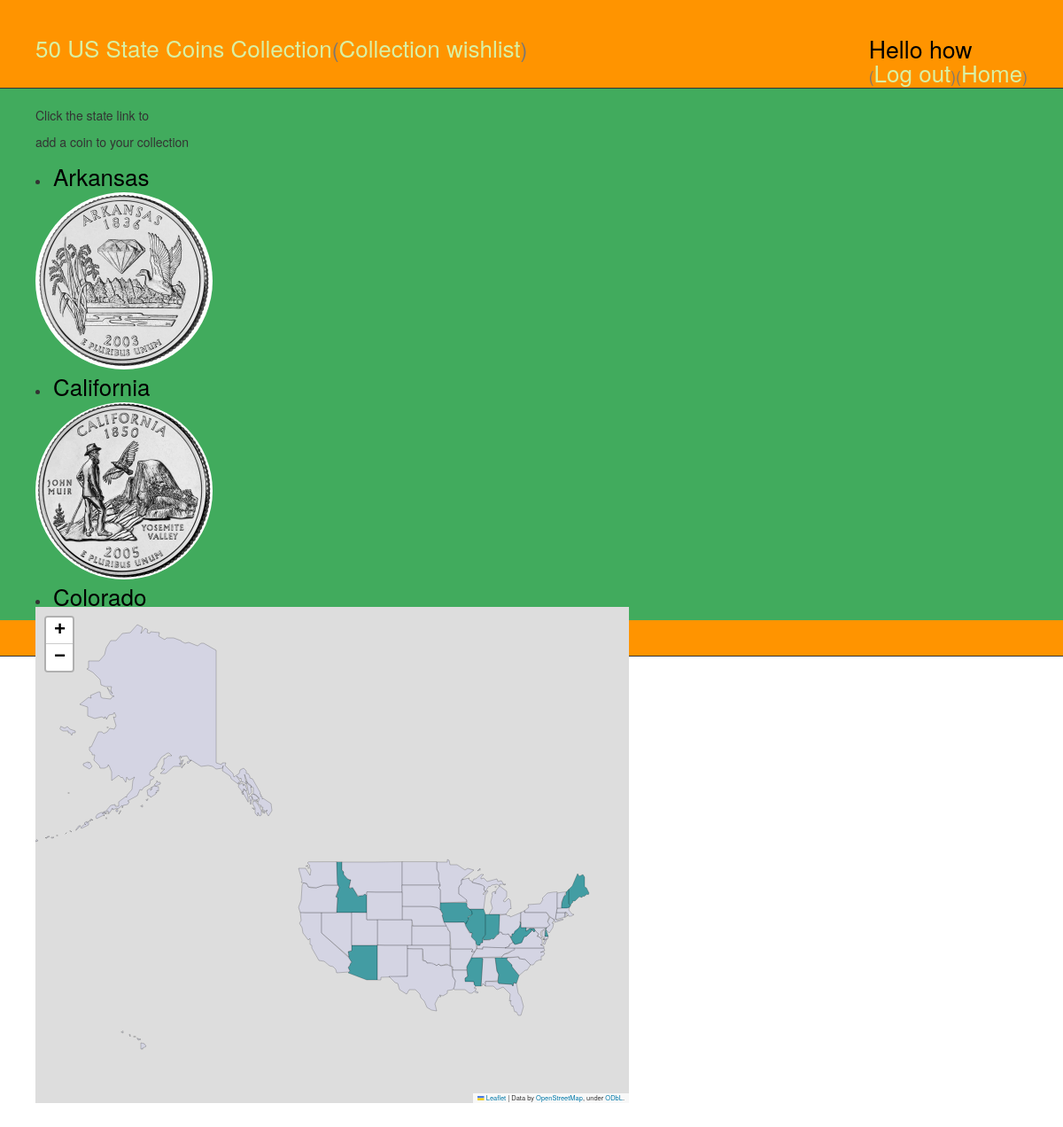
/user/16/wishlist (signed in), run on the app's committed database.
### statecoin50/models.py (models this page shows, shortened)
class Coin(models.Model):
    owner = models.ForeignKey('auth.User', default = 1)
    state = models.CharField(max_length = 250)
    stAbbr= models.CharField(max_length = 2)
    owned= models.BooleanField(default=False)
    dateOwned= models.DateField(blank= True, null=True)
    stImg=models.CharField(blank = True, max_length= 250)
    dates = models.CharField(blank = True, max_length = 250)
    details = models.CharField(blank= True, max_length = 500)

### statecoin50/views.py (the view)
# urls.py: url(r'^user/(?P<user_pk>\d+)/wishlist$', views.collection_wishlist, name='collection_wishlist'),
@login_required
def collection_wishlist(request, user_pk):
    user = User.objects.get(pk=user_pk)
    coins = Coin.objects.filter(owner = user).order_by('state')
    if not (coins):
        states_abbr = json.load(open('statecoin50/fixtures/us_states_abbr.json.txt'))
        f = open('statecoin50/fixtures/50sqReport.txt', 'rb').read()
        text = f.decode('utf-16')
        textn = text.replace('\n', '')
        state_dets = textn.split('\r')
        caseDetsLower = []
        for line in state_dets:
            lline = line.lower()
            caseDetsLower.append(lline)
        for key in states_abbr:
            state = key
            abr= states_abbr[key]
            owned = False
            url= 'resources/stateImage/'+abr+'.jpg'
            caseState = state.lower()
            dex = caseDetsLower.index(caseState)
            dates = state_dets[dex+1]
            details = state_dets[dex+2]
            coin = Coin(owner = user, state = state, stAbbr = abr, owned= owned, stImg=url, dates = dates, details = details)
            coin.save()
            map_us = folium.Map(location=[40, -102], zoom_start=3)
            map_us.save('statecoin50/templates/statecoin50/map_coins.html')
            coins = Coin.objects.filter(owner = user).order_by('state')
        return render(request, 'statecoin50/coin_collector.html', {'coins':coins})
    else:
        statesOwned = Coin.objects.filter(owner = user).order_by('stAbbr')
        all_state_map={}
        for coin in statesOwned:
            if coin.owned:
                number = 1
            else:
                number = 10
            all_state_map[coin.stAbbr]=number
        map_us = folium.Map(location=[50, -118], zoom_start=3)
        us_states_file='statecoin50/fixtures/us_states.json'
        map_us.choropleth(geo_path = us_states_file,
                        data = all_state_map,
                        columns=['state','number'],
                        key_on='id',
                        fill_color = 'PuBuGn', fill_opacity=0.7, line_opacity =0.2,
                        threshold_scale = [1,3,5,7,10],
                        legend_name = "Dark Blue = Coins not collected")
        map_us.save('statecoin50/templates/statecoin50/map_wishlist.html')
        return render(request, 'statecoin50/collection_wishlist.html', {'coins':coins})

### statecoin50/templates/statecoin50/collection_wishlist.html (shortened to what this page needs)
{% extends 'statecoin50/base.html' %}
{% load static %}
{% block content %}
<div class = "row" >
<div class = "col-sm-4" id = col-scroll >
  <p> Click the state link to </P>
  <p> add a coin to your collection</P>
{% for coin in coins %}
<div class = coin>
{% if coin.owned %}
{% else %}
<li><a href = "{% url 'coindetail' coin_pk=coin.pk %}" >{{coin.state}}</a></li>
<a href = "{% url 'coindetail' coin_pk=coin.pk %}" ><img src="{% static coin.stImg %}" ></a>
{% endif %}
</div>
{% empty %}
<p>No coins in the database, try clicking on the 50 US State Coins Collection link</p>
{% endfor %}
</div>
<div class= "col-sm-8" style="width:700">
  {% include 'statecoin50/map_wishlist.html' %}
</div>
</div>
</div>
{% endblock %}

### statecoin50/templates/statecoin50/base.html (shortened to what this page needs)
{% load static %}
<head>
  <link rel="stylesheet" type="text/css" href="{% static 'css/sc50.css' %}" />
</head>
<body >
<div  id= "page-header">
  {% if user.is_authenticated %}
  <span><h1><a href="{% url 'coin_collector' user_pk=user.pk %}" >50 US State Coins Collection</a><small>(<a href="{% url 'collection_wishlist' user_pk=user.pk %}" >Collection wishlist</a>)</small>
    <p class= "top-menu">Hello {{ user.username }}<br/><small>(<a href="{% url 'logout' %}">Log out</a>)(<a href = "{%url 'homepage'%}">Home</a>)</small></p></h1></span>
  {% else %}
      <a href="{% url 'login' %}" >Login here</a>
      <a href="{% url 'register' %}" >Register here</a>
  {% endif %}
</div>
<div >
  {% block content %}
  {% endblock %}
</body>
<html>

### statecoin50/static/css/sc50.css (style rules this page uses)
#page-header { border-bottom-width: 1px; border-bottom-style: solid; background-color: #ff9400; margin-top: 0; margin-bottom: 0; padding: 20px 20px 20px 40px; }
.row { margin-top: 0; background-color:#41ab5d; height:600px; margin-left: 20px; padding: 20px 20px 20px 40px; }
#col-scroll { overflow: auto; column-fill: balance; height: 565px; width: 500px; }
h1 a { color: #d9f0a3; font-size: 26px; }
.coin li a { font-size: 26px; color: black; }
.coin img { height :200; width :200; border-radius: 50%; }
.top-menu { color: black; float: right; font-size: 20pt; margin-right: 20px; }

### statecoin50/templates/statecoin50/map_wishlist.html (style rules this page uses)
html, body { width: 100%;height: 100%;margin: 0;padding: 0; }

### data on the page
Coin: state "Arkansas", stImg (picture)
Coin: state "California", stImg (picture)
Coin: state "Colorado"

### other printed values
{{ user.username }} "how"
